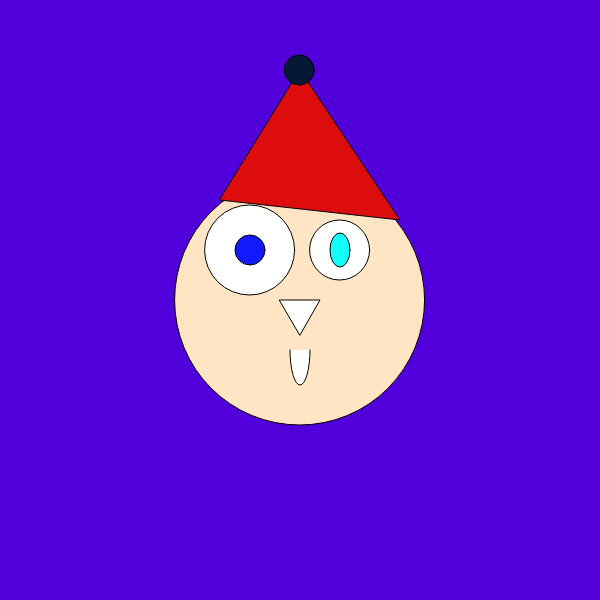
Frame 1 (no input)
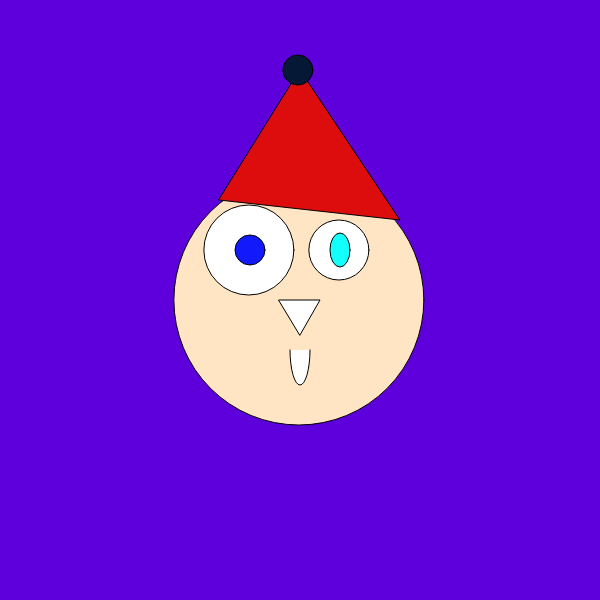
Frame 60 (no input)
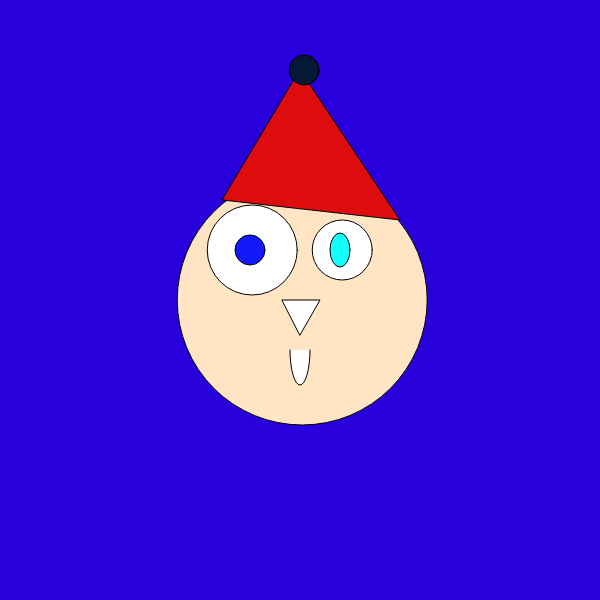
Frame 120 (the mouse pressed at the canvas centre since frame 60)

The p5.js sketch that drew these frames (run headless with seeded random() and noise() and a simulated clock; from frame 60 on, the mouse is pressed at the canvas centre):

// p5.js sketch
// ── sketch.js
// Farem moviments repetitius gràcies al sinus i cosinus que produiran canvis de color repetitius o moviments repetitius de la boca, el ulls o tota la cara
// Crearem unes bariables:  canvipetit que canviara -8 a +8, canvimitja que cambiara de -15 a +15, canvigran que canviara de -50 a +50, canvimoltgran que canviara de -127 a +127.
function setup() {
  createCanvas(600, 600);
}

function draw() {
  let canvipetit=sin (frameCount*0.05)*8;
let canvimitja=sin (frameCount*0.05)*15;
let canvigran=sin (frameCount*0.05)*50;
let canvimoltgran=sin (frameCount*0.05)*127;
print(canvipetit);
  background(75+canvimoltgran,0,220);// fons de pantalla, gris si te un número //entre 0 i 255 zero es negre i 255 es blanc, i qualsevol //número entre 0 i 255 serà gris. Si tenim 3 numeros el //primer número es vermellor o R (red), el segon número és //la verdor o G de green i el tercer número és la blavor o //B de blue. Els colors RGB permeten construir setze //milions de colors diferents (255x255x255)
  fill(255,229,195);//Funciona com el background amb RGB
  ellipse(300,300,0,0);// El primer número entre parèntesis és la posicio x del centre, el segon número é la posició i la alçada del centre del el·lipse, el tercer número és l'amplada i el quart número és l'alçada del el·lipse.
ellipse(300-canvipetit,300,250,250)
  fill(255,255,255)
  ellipse(250-canvipetit,250,90,90)
  fill(255,255,255)
    ellipse(340-canvipetit,250,60,60)
arc(300,350,20,70,0,PI);//Funciona com la el·lipse els primers quatre números i els dos ultims són 0Pi o Pi,0
  triangle(280-canvipetit, 300, 320, 300, 300, 335)
  fill(18, 25, 251)
ellipse(250,250,30,30)
fill(18, 255, 251)
  ellipse(340,250,20,34,)
  fill(222, 13, 13)
  triangle(220-canvipetit, 200, 400, 220, 300, 70)
  fill(5, 25, 55)
  circle(300-canvimitja, 70, 30)
    
}
